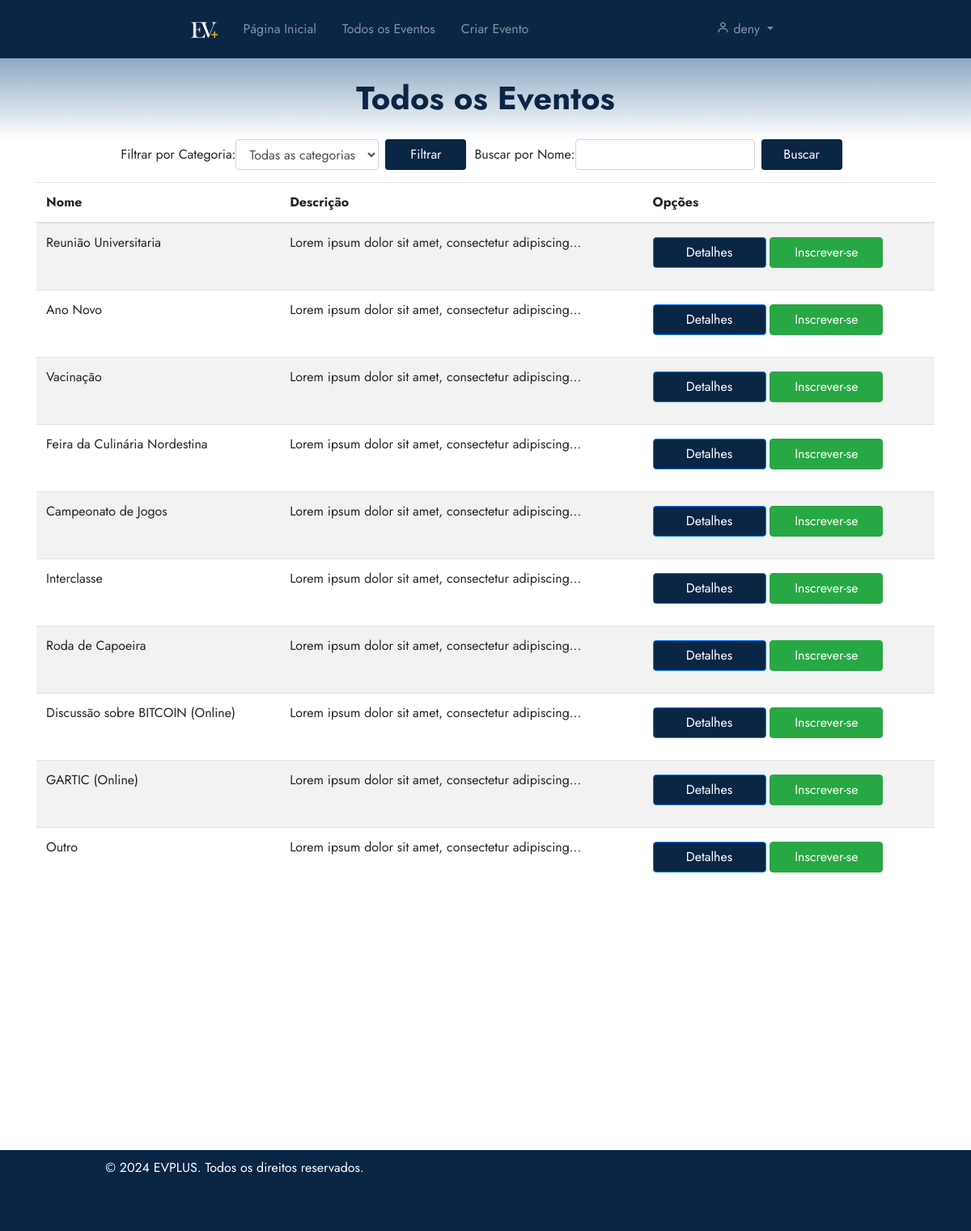
Page /eventos/todos-eventos/ (signed in) on the earlier database version.
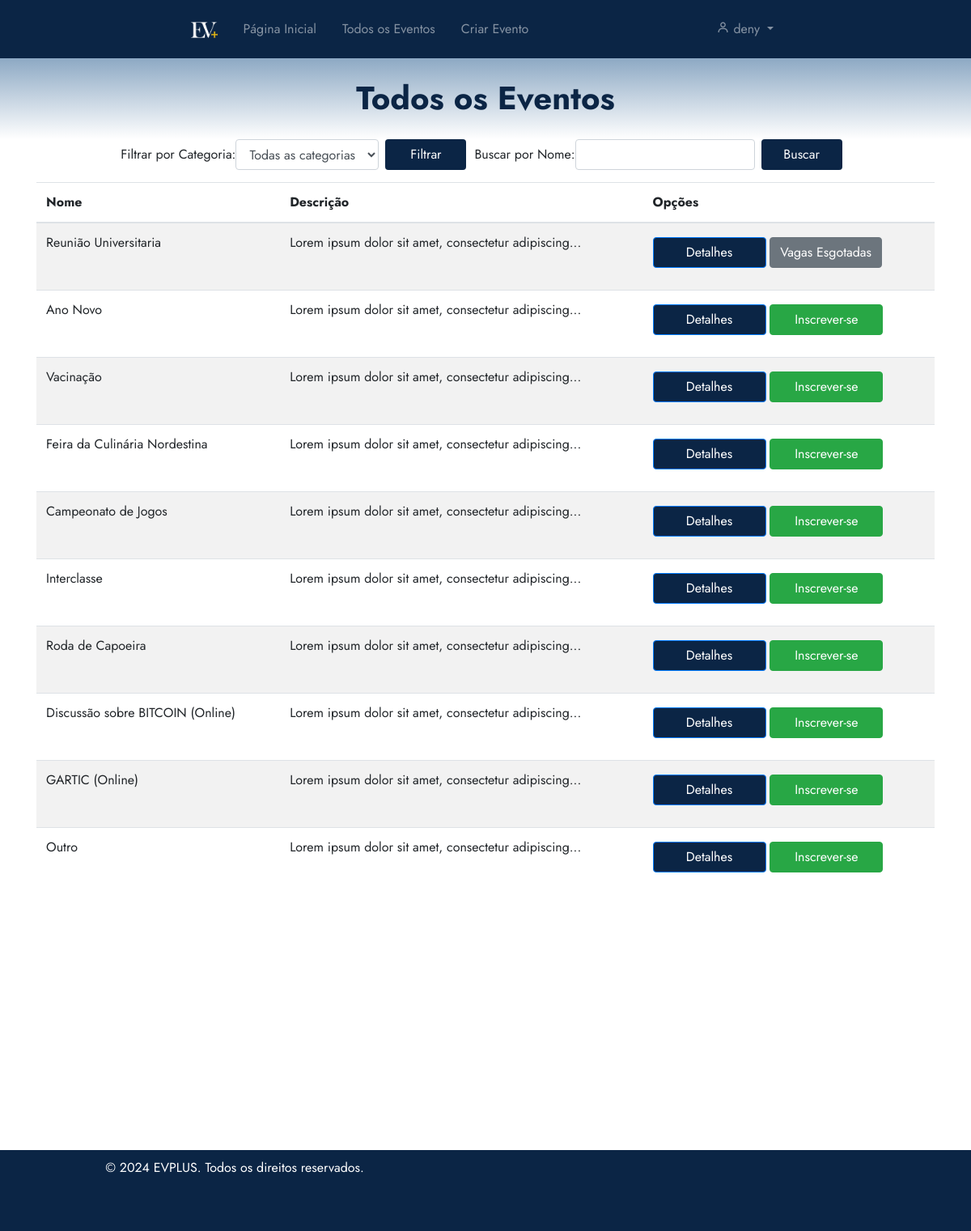
Same page on the later database version.
### eventos/models.py (models this page shows, shortened)
class Evento(models.Model):
    user = models.ForeignKey(User, on_delete=models.CASCADE)
    clients = models.ManyToManyField(User, through='Inscricao', related_name='eventos')
    name = models.CharField(max_length=100)
    description = models.TextField()
    local = models.CharField(max_length=100)
    date = models.DateField()
    time = models.TimeField()
    category = models.CharField(max_length=100)
    banner = models.ImageField(null=True, blank=True, upload_to='banners/')
    limite_inscricoes = models.PositiveIntegerField(null=True, blank=True, verbose_name="Limite de Inscrições")
    finalizado = models.BooleanField(default=False)
    certificados = models.ManyToManyField(User, through='Certificado', related_name='eventos_certificados')
    avaliacoes = models.ManyToManyField(User, through='Avaliacao', related_name='eventos_avaliados')

### eventos/views.py (the view)
# urls.py: path('todos-eventos/', views.listarTodosEventos, name='todos_eventos'),
def listarTodosEventos(request):
    categoria = request.GET.get('categoria')
    nome = request.GET.get('nome')
    eventosDisponiveis = Evento.objects.filter(finalizado=False)
    if categoria:
        eventosDisponiveis = eventosDisponiveis.filter(category=categoria)
    if nome:
        eventosDisponiveis = eventosDisponiveis.filter(name__icontains=nome)
    for evento in eventosDisponiveis:
        if len(evento.description) > 50:
            evento.description = evento.description[:50] + '...'
    return render(request, 'todosEventos.html', {'eventos': eventosDisponiveis})

### eventos/templates/todosEventos.html (shortened to what this page needs)
{% extends 'base.html' %}
{% load static %}
{% block 'head' %}
    <link rel="stylesheet" href="{% static 'eventos/css/todosEventos.css' %}">
{% endblock %}
{% block 'dashboard' %}
    <div class="container">
        <div class="row">
            <div class="col-md-12">
                <form method="GET" action="{% url 'eventos:todos_eventos' %}" class="form-inline">
                    <div class="form-group mr-2">
                        <label for="categoria">Filtrar por Categoria:</label>
                        <select class="form-control" id="categoria" name="categoria">
                            <option value="">Todas as categorias</option>
                        </select>
                    </div>
                    <button type="submit" class="btn btn-filter">Filtrar</button>
                    <div class="form-group">
                        <label for="nome">Buscar por Nome:</label>
                        <input type="text" class="form-control mr-2" id="nome" name="nome">
                    </div>
                    <button type="submit" class="btn btn-filter">Buscar</button>
                </form>
            </div>
        </div>
        <div class="row" style="margin-bottom: 300px;">
            <div class="col-md-12">
                <div class="panel panel-default">
                    <div class="panel-body">
                        <div class="table-responsive">
                            <table class="table table-striped">
                                <thead>
                                    <tr>
                                        <th>Nome</th>
                                        <th>Descrição</th>
                                        <th>Opções</th>
                                    </tr>
                                </thead>
                                <tbody>
                                    {% for evento in eventos %}
                                        <tr>
                                            <td>{{ evento.name }}</td>
                                            <td>{{ evento.description }}</td>
                                            <td>
                                                <a href="{% url 'eventos:detalhes_evento' evento.id %}" class="btn btn-primary">Detalhes</a>
                                                {% if perms.eventos.add_inscricao %}
                                                    {% if request.user not in evento.clients.all %}
                                                        {% if evento.limite_inscricoes is not None and evento.clients.count >= evento.limite_inscricoes %}
                                                            <span class="btn btn-secondary" style="margin-top: -10px;">Vagas Esgotadas</span>
                                                        {% else %}
                                                            <a href="#" class="btn btn-success" onclick="confirmarInscricao('{{ evento.id }}')">Inscrever-se</a>
                                                        {% endif %}
                                                    {% endif %}
                                                {% endif %}
                                            </td>
                                        </tr>
                                    {% endfor %}
                                </tbody>
                            </table>
                        </div>
                    </div>
                </div>
            </div>
        </div>
    </div>
{% endblock %}

Differences in the rows shown:
changed Evento "Reunião Universitaria": limite_inscricoes "Inscrever-se" → "Vagas Esgotadas"
